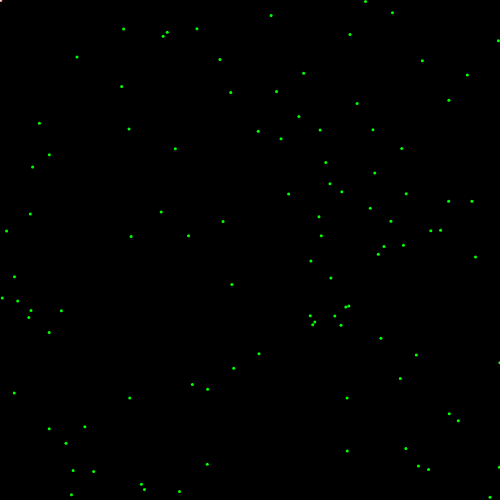
Frame 1 (no input)
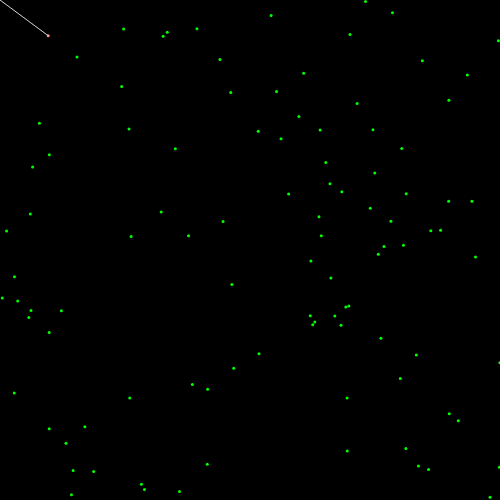
Frame 60 (no input)
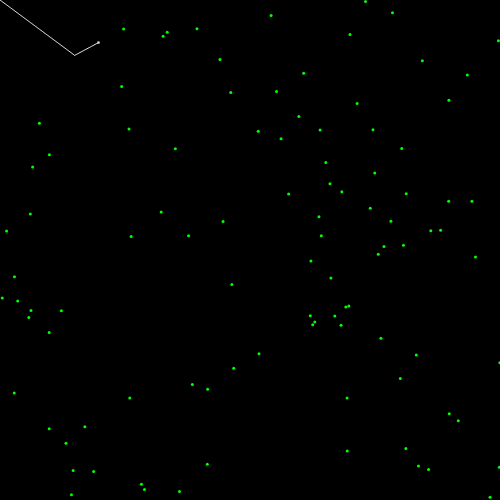
Frame 120 (the mouse pressed at the canvas centre since frame 60)

The p5.js sketch that drew these frames (run headless with seeded random() and noise() and a simulated clock; from frame 60 on, the mouse is pressed at the canvas centre):

// p5.js sketch
// ── sketch.js
var points = [];
var nb_points = 100;
const maxSpeed = 50; // px / frame
const maxAcc = 1;
var mobile;
// var targets;

const drawAllInOneFrame = false;

function setup() {
  createCanvas(500, 500);
  frameRate(120);
  for (var i = 0; i < nb_points; i++) {
      var p = new Point(random(width), random(height));
      points.push(p);
  }

  // randPoints = points.slice();

  mobile = new Mobile(0, 0);
  mobile.targetClosest(points);

  // targets = [{x:mobile.x, y:mobile.y}];
}

function draw() {
  background(0);

  strokeWeight(2);
  stroke(0, 255, 0);

  if (drawAllInOneFrame) {
    drawAll();
    noLoop();
  } else {
    drawPoints();
    mobile.update();
    mobile.draw(true);
  }
}

function drawPoints(pointSize) {
  if (pointSize == undefined) pointSize = 3;
  strokeWeight(pointSize);
  for (p of points) {
    p.draw();
  }
}
//
// function orderPoints(pointsArray) {
//   copyOfPoints = pointsArray.splice();
//   var inOrder = [];
//   var p = pointsArray[0];
//   inOrder.push(p);
//   var index;
//   while (copyOfPoints.length > 0) {
//     p = nextClosest(p, copyOfPoints);
//     inOrder.push(p);
//     index = copyOfPoints.indexOf(p);
//     copyOfPoints.splice(index, 1);
//   }
//   return inOrder;
// }

function drawAll() {
  var p = randPoints[0];
  noFill();
  stroke(255, 32, 32);
  drawPoints(4);
  strokeWeight(1);
  curveTightness(0);
  beginShape();
  while (p) {
    var x = p.x;
    var y = p.y;
    curveVertex(x, y);
    p = nextClosest(p, randPoints);
    var index = randPoints.indexOf(p);
    randPoints.splice(index, 1);
  }
  endShape();
}

function nextClosest(here, pts) {
  var dmin = width * width + height * height;
  var ret = pts[0];
  for (var i = 0; i < pts.length; i++) {
    var p = pts[i];
    var d = p5.Vector.dist(p, here);
    if (d < dmin) {
      ret = p;
      dmin = d;
    }
  }
  return ret;
}

// ── mobile.js
class Point extends p5.Vector{
  constructor(x, y, z){
    super(x, y, z);
  }

  draw() {
    point(this.x, this.y);
  }
}

class Mobile extends Point {
  constructor(x, y, z, m) {
    super(x, y, z);
    this.m = 1;
    this.spd = createVector();
    this.acc = createVector();
    this._target = createVector();

    this.path = [this.copy()];
  }

  target(point) {
      this._target = point;
  }

  targetClosest(targetArray) {
    this.target(nextClosest(this, targetArray));
  }

  update() {
    if (this._target) {
      var desiredSpeed = p5.Vector.sub(this._target, this);
      var steering = p5.Vector.sub(desiredSpeed, this.spd);
      var acc = steering.setMag(maxAcc);

      this.add(acc);
    } else {
      return false;
    }

    if (p5.Vector.dist(this, this._target) < 3) {
      // this.path.push(this._target);
      var index = points.indexOf(this._target);
      points.splice(index, 1);
      this.targetClosest(points);
    }
  }

  draw(drawPath){
    stroke(255, 128, 128);
    super.draw();

    if (drawPath) {
      stroke(255);
      strokeWeight(1);
      noFill();
      this.path.push(this.copy())
      beginShape();
      for (var p of this.path) {
        vertex(p.x, p.y);
      }
      endShape();
    }

  }
}

// ── path.js


class Path {
  constructor(a) {
    if (a == undefined) {
      this.points = [];
    }
    this.points = a;
  }

  push(p) {
    this.points.push(p);
  }

  draw() {
    beginShape(LINES);
    for (p in this.points) {
      vertex(p);
    }
    endShape();
  }
}

// ── style.css
#path {
  border-width: 1px;
  border-color: white;
}

#point {
  border-width: 2px;
  border-color: green;
}

#mobile {
  border-width: 4px;
  border-color: grey;
}

.slidecontainer {
    width: 100%; /* Width of the outside container */
}

/* The slider itself */
.slider {
    -webkit-appearance: none;  /* Override default CSS styles */
    appearance: none;
    width: 100%; /* Full-width */
    height: 25px; /* Specified height */
    background: #d3d3d3; /* Grey background */
    outline: none; /* Remove outline */
    opacity: 0.7; /* Set transparency (for mouse-over effects on hover) */
    -webkit-transition: .2s; /* 0.2 seconds transition on hover */
    transition: opacity .2s;
}

/* Mouse-over effects */
.slider:hover {
    opacity: 1; /* Fully shown on mouse-over */
}

/* The slider handle (use -webkit- (Chrome, Opera, Safari, Edge) and -moz- (Firefox) to override default look) */
.slider::-webkit-slider-thumb {
    -webkit-appearance: none; /* Override default look */
    appearance: none;
    width: 25px; /* Set a specific slider handle width */
    height: 25px; /* Slider handle height */
    background: #4CAF50; /* Green background */
    cursor: pointer; /* Cursor on hover */
}

.slider::-moz-range-thumb {
    width: 25px; /* Set a specific slider handle width */
    height: 25px; /* Slider handle height */
    background: #4CAF50; /* Green background */
    cursor: pointer; /* Cursor on hover */
}
